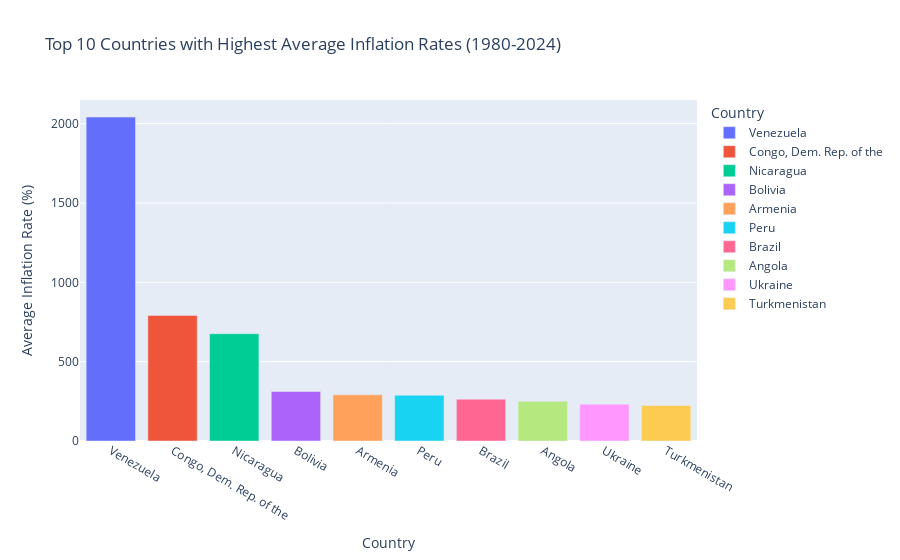

Notebook source saved alongside this figure:
### Code cell
# Filter the DataFrame for the years 1980 to 2024
df_filtered = df_cleaned[(df_cleaned['year'] >= 1980) & (df_cleaned['year'] <= 2024)]

# Ensure 'inflation_rate' column is numeric
df_filtered['inflation_rate'] = pd.to_numeric(df_filtered['inflation_rate'], errors='coerce')

# Drop rows with NaN values in 'inflation_rate' after conversion
df_filtered = df_filtered.dropna(subset=['inflation_rate'])

# Calculate the average inflation rate for each country
df_avg_inflation = df_filtered.groupby('country_name', as_index=False)['inflation_rate'].mean()

# Sort the DataFrame by inflation_rate in descending order and get the top 10 countries
top_ten_countries = df_avg_inflation.sort_values(by='inflation_rate', ascending=False).head(10)

# Save the top ten countries to a CSV file
csv_file_path = 'top_ten_countries_with_highest_inflation_1980_2024.csv'
top_ten_countries.to_csv(csv_file_path, index=False)

# Save the top ten countries to an Excel file
excel_file_path = 'top_ten_countries_with_highest_inflation_1980_2024.xlsx'
top_ten_countries.to_excel(excel_file_path, index=False)

# Create an interactive bar chart
fig = px.bar(
    top_ten_countries,
    x='country_name',
    y='inflation_rate',
    title='Top 10 Countries with Highest Average Inflation Rates (1980-2024)',
    labels={'inflation_rate': 'Average Inflation Rate (%)', 'country_name': 'Country'},
    color='country_name'
)

# Customize layout
fig.update_layout(
    xaxis_title='Country',
    yaxis_title='Average Inflation Rate (%)',
    legend_title='Country',
    template='plotly'
)

# Show the chart
fig.show()

print(f"CSV file has been saved as {csv_file_path}")
print(f"Excel file has been saved as {excel_file_path}")

### Figure 1 — Plotly figure (JSON) as saved in the notebook; plotly's stock layout.template omitted (floating-point values rounded to 4 significant figures)
{"data": [{"alignmentgroup": "True", "hovertemplate": "Country=%{x}<br>Average Inflation Rate (%)=%{y}<extra></extra>", "legendgroup": "Venezuela", "marker": {"color": "#636efa", "pattern": {"shape": ""}}, "name": "Venezuela", "offsetgroup": "Venezuela", "orientation": "v", "showlegend": true, "textposition": "auto", "type": "bar", "x": ["Venezuela"], "xaxis": "x", "y": [2042.0], "yaxis": "y"}, {"alignmentgroup": "True", "hovertemplate": "Country=%{x}<br>Average Inflation Rate (%)=%{y}<extra></extra>", "legendgroup": "Congo, Dem. Rep. of the", "marker": {"color": "#EF553B", "pattern": {"shape": ""}}, "name": "Congo, Dem. Rep. of the", "offsetgroup": "Congo, Dem. Rep. of the", "orientation": "v", "showlegend": true, "textposition": "auto", "type": "bar", "x": ["Congo, Dem. Rep. of the"], "xaxis": "x", "y": [791.7], "yaxis": "y"}, {"alignmentgroup": "True", "hovertemplate": "Country=%{x}<br>Average Inflation Rate (%)=%{y}<extra></extra>", "legendgroup": "Nicaragua", "marker": {"color": "#00cc96", "pattern": {"shape": ""}}, "name": "Nicaragua", "offsetgroup": "Nicaragua", "orientation": "v", "showlegend": true, "textposition": "auto", "type": "bar", "x": ["Nicaragua"], "xaxis": "x", "y": [676.2], "yaxis": "y"}, {"alignmentgroup": "True", "hovertemplate": "Country=%{x}<br>Average Inflation Rate (%)=%{y}<extra></extra>", "legendgroup": "Bolivia", "marker": {"color": "#ab63fa", "pattern": {"shape": ""}}, "name": "Bolivia", "offsetgroup": "Bolivia", "orientation": "v", "showlegend": true, "textposition": "auto", "type": "bar", "x": ["Bolivia"], "xaxis": "x", "y": [311.9], "yaxis": "y"}, {"alignmentgroup": "True", "hovertemplate": "Country=%{x}<br>Average Inflation Rate (%)=%{y}<extra></extra>", "legendgroup": "Armenia", "marker": {"color": "#FFA15A", "pattern": {"shape": ""}}, "name": "Armenia", "offsetgroup": "Armenia", "orientation": "v", "showlegend": true, "textposition": "auto", "type": "bar", "x": ["Armenia"], "xaxis": "x", "y": [291.2], "yaxis": "y"}, {"alignmentgroup": "True", "hovertemplate": "Country=%{x}<br>Average Inflation Rate (%)=%{y}<extra></extra>", "legendgroup": "Peru", "marker": {"color": "#19d3f3", "pattern": {"shape": ""}}, "name": "Peru", "offsetgroup": "Peru", "orientation": "v", "showlegend": true, "textposition": "auto", "type": "bar", "x": ["Peru"], "xaxis": "x", "y": [288.2], "yaxis": "y"}, {"alignmentgroup": "True", "hovertemplate": "Country=%{x}<br>Average Inflation Rate (%)=%{y}<extra></extra>", "legendgroup": "Brazil", "marker": {"color": "#FF6692", "pattern": {"shape": ""}}, "name": "Brazil", "offsetgroup": "Brazil", "orientation": "v", "showlegend": true, "textposition": "auto", "type": "bar", "x": ["Brazil"], "xaxis": "x", "y": [263.8], "yaxis": "y"}, {"alignmentgroup": "True", "hovertemplate": "Country=%{x}<br>Average Inflation Rate (%)=%{y}<extra></extra>", "legendgroup": "Angola", "marker": {"color": "#B6E880", "pattern": {"shape": ""}}, "name": "Angola", "offsetgroup": "Angola", "orientation": "v", "showlegend": true, "textposition": "auto", "type": "bar", "x": ["Angola"], "xaxis": "x", "y": [249.8], "yaxis": "y"}, {"alignmentgroup": "True", "hovertemplate": "Country=%{x}<br>Average Inflation Rate (%)=%{y}<extra></extra>", "legendgroup": "Ukraine", "marker": {"color": "#FF97FF", "pattern": {"shape": ""}}, "name": "Ukraine", "offsetgroup": "Ukraine", "orientation": "v", "showlegend": true, "textposition": "auto", "type": "bar", "x": ["Ukraine"], "xaxis": "x", "y": [232.2], "yaxis": "y"}, {"alignmentgroup": "True", "hovertemplate": "Country=%{x}<br>Average Inflation Rate (%)=%{y}<extra></extra>", "legendgroup": "Turkmenistan", "marker": {"color": "#FECB52", "pattern": {"shape": ""}}, "name": "Turkmenistan", "offsetgroup": "Turkmenistan", "orientation": "v", "showlegend": true, "textposition": "auto", "type": "bar", "x": ["Turkmenistan"], "xaxis": "x", "y": [224.0], "yaxis": "y"}], "layout": {"barmode": "relative", "legend": {"title": {"text": "Country"}, "tracegroupgap": 0}, "title": {"text": "Top 10 Countries with Highest Average Inflation Rates (1980-2024)"}, "xaxis": {"anchor": "y", "categoryarray": ["Venezuela", "Congo, Dem. Rep. of the", "Nicaragua", "Bolivia", "Armenia", "Peru", "Brazil", "Angola", "Ukraine", "Turkmenistan"], "categoryorder": "array", "domain": [0, 1], "title": {"text": "Country"}}, "yaxis": {"anchor": "x", "domain": [0, 1], "title": {"text": "Average Inflation Rate (%)"}}}}
